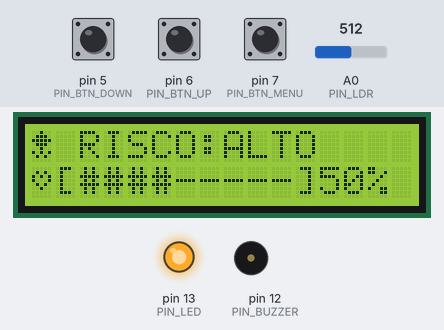
A sketch run on a simulated Arduino Uno, built with avr-gcc and run on an emulated ATmega328P. On the bench: 16×2 character LCD, output pins drawn as LEDs (lit = HIGH), buzzer (waves = sounding). Dashed ring = blinking. The inputs (shaded band) are chosen by the test bench; at power-on: A0 (PIN_LDR) = 512, pin 5 (PIN_BTN_DOWN) HIGH, pin 7 (PIN_BTN_MENU) HIGH, pin 6 (PIN_BTN_UP) HIGH. What the sketch prints to the serial monitor is not drawn.

Above: at 7.2 s.
7.3 s: A0 (PIN_LDR) set to 481
At 9.6 s:
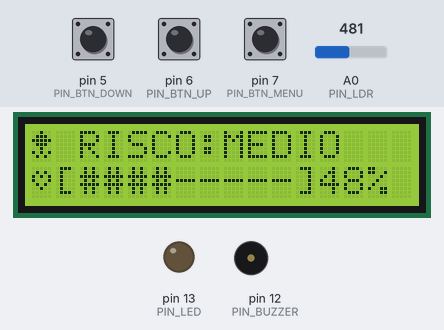
10.2 s: pin 5 (PIN_BTN_DOWN) pulled LOW for 0.15 s
At 11.5 s:
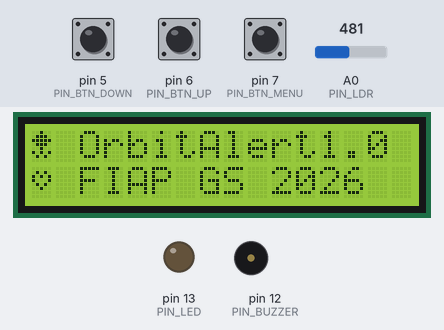
13.3 s: pin 7 (PIN_BTN_MENU) pulled LOW for 3.2 s
At 15.4 s:
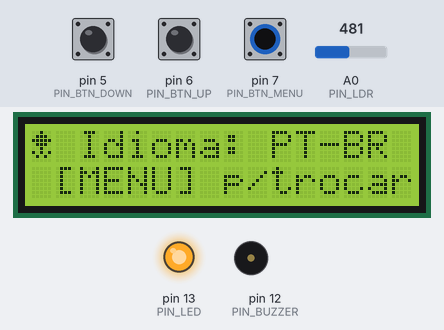
18.0 s: pin 6 (PIN_BTN_UP) pulled LOW for 0.15 s
At 18.5 s:
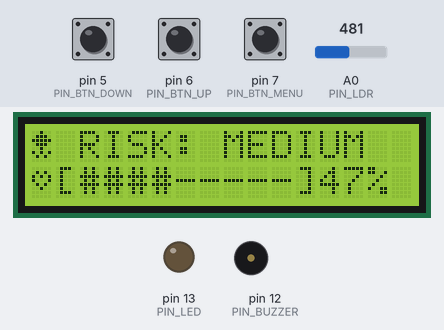
20.7 s: A0 (PIN_LDR) set to 900
At 21.52 s:
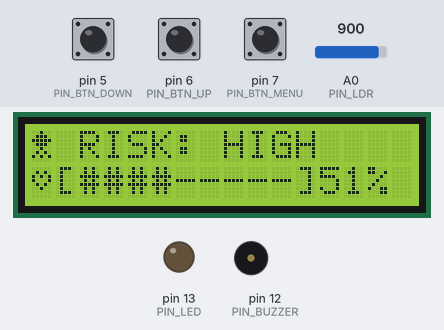
23.1 s: pin 7 (PIN_BTN_MENU) pulled LOW for 0.15 s
At 24.41 s:
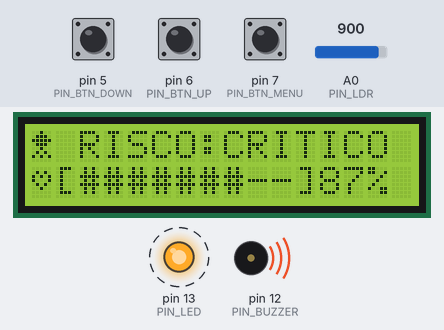
Timing chart, 0 to 26.5 s (numbered marks = the images above; inputs shaded):
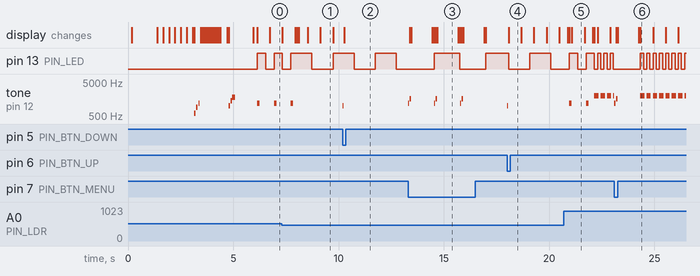

Measured:
- the behaviour switches between 500 and 499 on A0 (PIN_LDR) (found by bisection; images 0 and 1)
- after the input at 7.3 s, tone on pin 12 (PIN_BUZZER): goes on until 7.9 s, then stays silent; the display: first differs from a run without the input after 0.72 s (image 1 shows a later state)
- after the input at 10.2 s, tone on pin 12 (PIN_BUZZER): silent → 1000 Hz at once, → silent 0.04 s later; the display: changes after 0.08 s (image 2)
- after the input at 13.3 s, tone on pin 12 (PIN_BUZZER): silent → 1200 Hz at once, then repeats every 1.2 s: silent 0.02 s, 1600 Hz 0.08 s, silent 1.1 s, 1200 Hz 0.06 s, until it stays silent from 15.9 s; the display: first changes after 0.08 s (image 3 shows a later state)
- after the input at 18.0 s, tone on pin 12 (PIN_BUZZER): silent → 1000 Hz at once, → silent 0.04 s later; the display: changes after 0.08 s (image 4)
- after the input at 20.7 s, tone on pin 12 (PIN_BUZZER): plays 1200 Hz for 0.12 s, 1200 Hz for 0.12 s, 2000 Hz for 0.20 s, 2000 Hz for 0.20 s, 2000 Hz for 0.20 s, 2000 Hz for 0.05 s, starting after 0.25 s; the display: first changes after 0.18 s (image 5 shows a later state)
- after the input at 23.1 s, the display: first changes after 0.08 s (image 6 shows a later state)
- by itself, tone on pin 12 (PIN_BUZZER): plays 600 Hz for 0.06 s, 900 Hz for 0.06 s, 1200 Hz for 0.06 s, 1000 Hz for 0.08 s, 1400 Hz for 0.08 s, 1800 Hz for 0.14 s … (8 notes in this stretch)

The sketch:

OrbitAlert_sketch_4.ino
```cpp
/*
 * ============================================================
 *  OrbitAlert — Edge Computing · Global Solution 2026 · FIAP
 *  Disciplina: Edge Computing & Computer Systems
 *  Aluno: Thiago Kulesza · RM 568922 · Turma 1ESW
 * ============================================================
 *
 *  BASE: CP2 – Vinheria Agnello (Debuggers)
 *
 *  FUNCIONALIDADES:
 *    · Média móvel 10 amostras (LDR + divisor 10kΩ)
 *    · 5 telas navegáveis: UP avança / DOWN volta
 *    · MENU → toggle idioma PT-BR / EN
 *    · EEPROM: salva leitura+nível a cada 60s (circular)
 *    · Animação satélite 2 frames (sem redesenho total)
 *    · 6 chars customizados na CGRAM
 *    · Buzzer: boot melódico, navegação, alertas
 *
 *  PINOS:
 *    A0  → LDR (divisor 10kΩ)        D13 → LED vermelho
 *    D12 → Buzzer passivo             A4  → LCD SDA
 *    A5  → LCD SCL                    D7  → BTN MENU
 *    D6  → BTN UP                     D5  → BTN DOWN
 *
 *  EEPROM (3 bytes/registro, 170 slots, índice em addr 510):
 *    addr+0 → ADC high byte
 *    addr+1 → ADC low byte
 *    addr+2 → nível (0–3)
 *
 *  RISCO (escala Kp/G – NOAA):
 *    ADC   0–249 → BAIXO   G0–G3
 *    ADC 250–499 → MEDIO   G4–G5
 *    ADC 500–749 → ALTO    G6–G7
 *    ADC 750–1023→ CRITICO G8–G9
 * ============================================================
 */

#include <Wire.h>
#include <LiquidCrystal_I2C.h>
#include <EEPROM.h>

// ── Pinos ────────────────────────────────────────────────────
#define PIN_LDR        A0
#define PIN_LED        13
#define PIN_BUZZER     12
#define PIN_BTN_MENU    7
#define PIN_BTN_UP      6
#define PIN_BTN_DOWN    5

// ── LCD I2C ──────────────────────────────────────────────────
LiquidCrystal_I2C lcd(0x27, 16, 2);

// ── Constantes ───────────────────────────────────────────────
#define NUM_AMOSTRAS       10
#define NUM_TELAS           5
#define DEBOUNCE_MS       200
#define INTERVALO_LEITURA 200
#define INTERVALO_EEPROM  60000UL

#define EEP_REG_SIZE        3
#define EEP_MAX_REG       170
#define EEP_IDX_ADDR      510

#define LIMIAR_MEDIO   250
#define LIMIAR_ALTO    500
#define LIMIAR_CRITICO 750

// ── Chars customizados CGRAM ─────────────────────────────────
//  0=Satélite A  1=Satélite B  2=Raio  3=Onda  4=OK  5=Caveira
byte charSat0[8] = { 0b00100,0b01110,0b11111,0b01110,0b00100,0b10101,0b01010,0b00000 };
byte charSat1[8] = { 0b00100,0b01110,0b11111,0b01110,0b00100,0b01010,0b10101,0b00000 };
byte charRaio[8] = { 0b00111,0b01110,0b11100,0b11111,0b00111,0b01110,0b11100,0b00000 };
byte charOnda[8] = { 0b00000,0b01010,0b10101,0b10001,0b01010,0b00100,0b00000,0b00000 };
byte charOK[8]   = { 0b00000,0b00001,0b00011,0b10110,0b11100,0b01000,0b00000,0b00000 };
byte charCav[8]  = { 0b01110,0b11111,0b10101,0b11111,0b01110,0b01110,0b00000,0b00000 };

// ── Temporização por nível [0..3] ────────────────────────────
const unsigned long intervaloLED[] = {    0, 1000,  400,  150 };
const unsigned long intervaloBuz[] = {    0,    0,  800,  300 };
const int           freqBuz[]      = {    0,    0, 1200, 2000 };
const int           duracaoBip[]   = {    0,    0,  120,  200 };

// ── Estado global ────────────────────────────────────────────
int           amostras[NUM_AMOSTRAS];
uint8_t       idxAmostra    = 0;
bool          bufferCheio   = false;
int           leituraMedia  = 0;
uint8_t       nivelAtual    = 0;
int8_t        nivelAnterior = -1;
uint8_t       telaAtual     = 0;
int8_t        telaAnterior  = -1;
bool          idiomaPT      = true;
bool          ledState      = false;
bool          frameSat      = false;
bool          redraw        = false;

unsigned long tLED   = 0, tBuz  = 0, tLeit = 0;
unsigned long tBotao = 0, tSat  = 0, tEEP  = 0;

// ── Protótipos ───────────────────────────────────────────────
void  registrarChars();
void  splash();
void  barraBootAnimada();
int   lerLDR();
uint8_t calcularNivel(int v);
uint8_t calcPct(int adc);
void  imprimePct(uint8_t pct);
void  imprimeADC(int adc);
void  imprimeBarra(int adc, uint8_t segs);
void  atualizarLCD();
void  tela0(); void tela1(); void tela2(); void tela3(); void tela4();
void  animarSatelite();
void  gerenciarLED();
void  gerenciarBuzzer();
void  verificarBotoes();
void  toggleIdioma();
void  salvarEEPROM();
void  flashMemSalva(uint16_t slot);
void  bip(int freq, int dur);
// Imprime string PROGMEM direto no LCD (sem buffer global)
void  lcdF(const __FlashStringHelper* s);

// ── Macros de texto por idioma ────────────────────────────────
// Usa F() — compilador AVR coloca em flash e nunca causa crash
#define TXT(pt, en)  (idiomaPT ? F(pt) : F(en))

// ─────────────────────────────────────────────────────────────
void setup() {
  Serial.begin(9600);
  pinMode(PIN_LED,      OUTPUT); digitalWrite(PIN_LED, LOW);
  pinMode(PIN_BTN_MENU, INPUT_PULLUP);
  pinMode(PIN_BTN_UP,   INPUT_PULLUP);
  pinMode(PIN_BTN_DOWN, INPUT_PULLUP);

  // Pré-preenche buffer com leitura inicial
  int ini = analogRead(PIN_LDR);
  for (uint8_t i = 0; i < NUM_AMOSTRAS; i++) amostras[i] = ini;
  bufferCheio  = true;
  leituraMedia = ini;

  lcd.init();
  lcd.backlight();
  registrarChars();
  splash();

  Serial.println(F("=== OrbitAlert v2.0 ==="));
  Serial.println(F("ADC  | %  | Nivel | Kp  | T | Lang"));
  Serial.println(F("-----|----|----- -|----|---|-----"));
}

// ─────────────────────────────────────────────────────────────
void loop() {
  unsigned long now = millis();

  // 1. Leitura LDR a cada 200ms
  if (now - tLeit >= INTERVALO_LEITURA) {
    tLeit         = now;
    leituraMedia  = lerLDR();
    uint8_t novoNv = calcularNivel(leituraMedia);
    if (novoNv != nivelAtual) { nivelAtual = novoNv; redraw = true; }

    uint8_t pct  = calcPct(leituraMedia);
    uint8_t kp10 = (uint8_t)(((uint32_t)leituraMedia * 90UL) / 1023UL);
    Serial.print(leituraMedia); Serial.print(F(" | "));
    Serial.print(pct);          Serial.print(F("% | "));
    // Nível sem array de ponteiros PROGMEM — switch seguro
    switch (nivelAtual) {
      case 0: Serial.print(idiomaPT ? F("BAIXO  ") : F("LOW    ")); break;
      case 1: Serial.print(idiomaPT ? F("MEDIO  ") : F("MEDIUM ")); break;
      case 2: Serial.print(idiomaPT ? F("ALTO   ") : F("HIGH   ")); break;
      case 3: Serial.print(idiomaPT ? F("CRITICO") : F("CRITIC.")); break;
    }
    Serial.print(F(" | "));
    Serial.print(kp10 / 10); Serial.print('.'); Serial.print(kp10 % 10);
    Serial.print(F(" | ")); Serial.print(telaAtual);
    Serial.print(F(" | ")); Serial.println(idiomaPT ? F("PT") : F("EN"));
  }

  // 2. Botões
  verificarBotoes();

  // 3. Redesenho condicional
  if (redraw || telaAtual != (uint8_t)telaAnterior) {
    atualizarLCD();
    nivelAnterior = nivelAtual;
    telaAnterior  = telaAtual;
    redraw        = false;
  }

  // 4. Animação satélite (só tela 0)
  if (telaAtual == 0) animarSatelite();

  // 5. LED + Buzzer
  gerenciarLED();
  gerenciarBuzzer();

  // 6. EEPROM a cada 60s
  if (now - tEEP >= INTERVALO_EEPROM) { tEEP = now; salvarEEPROM(); }
}

// ─────────────────────────────────────────────────────────────
void registrarChars() {
  lcd.createChar(0, charSat0); lcd.createChar(1, charSat1);
  lcd.createChar(2, charRaio); lcd.createChar(3, charOnda);
  lcd.createChar(4, charOK);   lcd.createChar(5, charCav);
}

// ─────────────────────────────────────────────────────────────
// Splash: identidade → satélite piscando 3x → barra de boot
// ─────────────────────────────────────────────────────────────
void splash() {
  lcd.clear(); registrarChars();
  lcd.setCursor(0,0); lcd.write(byte(0));
  lcd.print(F(" ORBITALERT")); lcd.write(byte(3));
  lcd.setCursor(0,1); lcd.print(F(" FIAP GS26 1ESW "));
  delay(1200);

  for (uint8_t i = 0; i < 3; i++) {
    lcd.setCursor(0,0); lcd.write(byte(1)); delay(280);
    lcd.setCursor(0,0); lcd.write(byte(0)); delay(280);
  }
  barraBootAnimada();
}

void barraBootAnimada() {
  lcd.clear(); registrarChars();
  lcd.setCursor(0,0);
  lcd.print(TXT("Inicializando..","Initializing..."));
  lcd.setCursor(0,1); lcd.print(F("[              ]"));

  bip(600,60); delay(100); bip(900,60); delay(100); bip(1200,60); delay(100);

  for (uint8_t i = 0; i < 14; i++) {
    lcd.setCursor(1+i, 1); lcd.print('#'); delay(70);
  }
  delay(250);

  lcd.clear(); registrarChars();
  lcd.setCursor(0,0); lcd.print(TXT("  Sistema OK!  ","  System  OK!  "));
  lcd.setCursor(0,1); lcd.print(TXT(" Monitorando.. "," Monitoring... "));
  bip(1000,80); delay(90); bip(1400,80); delay(90); bip(1800,140); delay(280);
  delay(700);
  lcd.clear(); registrarChars();
}

// ─────────────────────────────────────────────────────────────
int lerLDR() {
  amostras[idxAmostra] = analogRead(PIN_LDR);
  idxAmostra = (idxAmostra + 1) % NUM_AMOSTRAS;
  if (idxAmostra == 0) bufferCheio = true;
  int total = 0;
  uint8_t n = bufferCheio ? NUM_AMOSTRAS : (idxAmostra > 0 ? idxAmostra : 1);
  for (uint8_t i = 0; i < n; i++) total += amostras[i];
  return total / n;
}

uint8_t calcularNivel(int v) {
  if (v < LIMIAR_MEDIO)   return 0;
  if (v < LIMIAR_ALTO)    return 1;
  if (v < LIMIAR_CRITICO) return 2;
  return 3;
}

uint8_t calcPct(int adc) {
  uint8_t p = (uint8_t)(((uint32_t)adc * 100UL) / 1023UL);
  return p > 100 ? 100 : p;
}

void imprimePct(uint8_t pct) {
  if      (pct < 10)  { lcd.print(' '); lcd.print(pct); lcd.print('%'); }
  else if (pct < 100) { lcd.print(pct); lcd.print('%'); }
  else                { lcd.print(F("MAX")); }
}

void imprimeADC(int adc) {
  if (adc < 1000) lcd.print('0');
  if (adc <  100) lcd.print('0');
  if (adc <   10) lcd.print('0');
  lcd.print(adc);
}

void imprimeBarra(int adc, uint8_t segs) {
  uint8_t cheios = (uint8_t)map(adc, 0, 1023, 0, segs);
  lcd.print('[');
  for (uint8_t i = 0; i < segs; i++) lcd.print(i < cheios ? '#' : '-');
  lcd.print(']');
}

// ─────────────────────────────────────────────────────────────
void atualizarLCD() {
  lcd.clear(); registrarChars();
  switch (telaAtual) {
    case 0: tela0(); break;
    case 1: tela1(); break;
    case 2: tela2(); break;
    case 3: tela3(); break;
    case 4: tela4(); break;
  }
}

// ── TELA 0 — Risco Atual ─────────────────────────────────────
//  [sat] RISCO:CRITICO
//  [ond][#########]98%
void tela0() {
  lcd.setCursor(0,0);
  lcd.write(byte(frameSat ? 1 : 0));
  lcd.print(TXT(" RISCO:"," RISK: "));
  switch (nivelAtual) {
    case 0: lcd.print(TXT("BAIXO  ","LOW    ")); break;
    case 1: lcd.print(TXT("MEDIO  ","MEDIUM ")); break;
    case 2: lcd.print(TXT("ALTO   ","HIGH   ")); break;
    case 3: lcd.print(TXT("CRITICO","CRITIC.")); break;
  }
  lcd.setCursor(0,1);
  lcd.write(byte(3));
  imprimeBarra(leituraMedia, 9);
  imprimePct(calcPct(leituraMedia));
}

// ── TELA 1 — Barra LDR ───────────────────────────────────────
//  [⚡] ADC:0512 ( 50%)
//  [##############]
void tela1() {
  uint8_t pct = calcPct(leituraMedia);
  lcd.setCursor(0,0);
  lcd.write(byte(2));
  lcd.print(TXT(" ADC:"," ADC:"));
  imprimeADC(leituraMedia);
  lcd.print(F(" ("));
  if (pct < 10) lcd.print(' ');
  lcd.print(pct); lcd.print(F("%)"));
  lcd.setCursor(0,1);
  imprimeBarra(leituraMedia, 14);
}

// ── TELA 2 — Índice Kp Simulado ──────────────────────────────
//  [~] Kp: 7.2
//  Escala: G6-G7
void tela2() {
  uint8_t kp10 = (uint8_t)(((uint32_t)leituraMedia * 90UL) / 1023UL);
  lcd.setCursor(0,0);
  lcd.write(byte(3));
  lcd.print(TXT(" Kp: "," Kp: "));
  lcd.print(kp10 / 10); lcd.print('.'); lcd.print(kp10 % 10);
  lcd.print(F("      "));
  lcd.setCursor(0,1);
  lcd.print(TXT("Escala: ","Scale:  "));
  switch (nivelAtual) {
    case 0: lcd.print(F("G0-G3")); break;
    case 1: lcd.print(F("G4-G5")); break;
    case 2: lcd.print(F("G6-G7")); break;
    case 3: lcd.print(F("G8-G9")); break;
  }
}

// ── TELA 3 — Situação contextual ─────────────────────────────
//  SITUACAO: / SITUATION:
//  [ícone] mensagem
void tela3() {
  lcd.setCursor(0,0);
  lcd.print(TXT("  SITUACAO:   ","  SITUATION:  "));
  lcd.setCursor(0,1);
  switch (nivelAtual) {
    case 0: lcd.write(byte(4)); lcd.print(TXT(" Amb. seguro  "," Safe environ.")); break;
    case 1: lcd.write(byte(3)); lcd.print(TXT(" Atv. solar   "," Solar activ. ")); break;
    case 2: lcd.write(byte(2)); lcd.print(TXT(" GPS afetado! "," GPS affected!")); break;
    case 3: lcd.write(byte(5)); lcd.print(TXT(" PERIGO TOTAL!"," TOTAL DANGER!")); break;
  }
}

// ── TELA 4 — Sobre ───────────────────────────────────────────
//  [sat] OrbitAlert1.0
//  [~]   FIAP GS 2026
void tela4() {
  lcd.setCursor(0,0);
  lcd.write(byte(0)); lcd.print(F(" OrbitAlert1.0"));
  lcd.setCursor(0,1);
  lcd.write(byte(3)); lcd.print(F(" FIAP GS 2026 "));
}

// ─────────────────────────────────────────────────────────────
void animarSatelite() {
  if (millis() - tSat < 600) return;
  tSat    = millis();
  frameSat = !frameSat;
  lcd.setCursor(0,0);
  lcd.write(byte(frameSat ? 1 : 0));
}

// ─────────────────────────────────────────────────────────────
// Botões: MENU=toggle idioma | UP=próxima | DOWN=anterior
// ─────────────────────────────────────────────────────────────
void verificarBotoes() {
  if (millis() - tBotao < DEBOUNCE_MS) return;

  if (digitalRead(PIN_BTN_MENU) == LOW) {
    tBotao = millis(); toggleIdioma(); return;
  }
  if (digitalRead(PIN_BTN_UP) == LOW) {
    tBotao = millis();
    telaAtual = (telaAtual + 1) % NUM_TELAS;
    bip(1000, 40); atualizarLCD(); telaAnterior = telaAtual; return;
  }
  if (digitalRead(PIN_BTN_DOWN) == LOW) {
    tBotao = millis();
    telaAtual = (telaAtual - 1 + NUM_TELAS) % NUM_TELAS;
    bip(1000, 40); atualizarLCD(); telaAnterior = telaAtual;
  }
}

// ─────────────────────────────────────────────────────────────
// Toggle PT-BR ↔ EN com feedback 1s no LCD
// ─────────────────────────────────────────────────────────────
void toggleIdioma() {
  idiomaPT = !idiomaPT;
  bip(1200, 60); delay(80); bip(1600, 80);
  lcd.clear(); registrarChars();
  lcd.setCursor(0,0);
  lcd.write(byte(0));
  lcd.print(idiomaPT ? F(" Idioma: PT-BR ") : F(" Language: EN  "));
  lcd.setCursor(0,1);
  lcd.print(idiomaPT ? F(" [MENU] p/trocar") : F(" [MENU] to swap"));
  delay(1000);
  redraw = true;
}

// ─────────────────────────────────────────────────────────────
void gerenciarLED() {
  if (nivelAtual == 0) {
    digitalWrite(PIN_LED, LOW);
    if (ledState) { ledState = false; tLED = millis(); }
    return;
  }
  unsigned long now = millis();
  if (now - tLED >= intervaloLED[nivelAtual]) {
    ledState = !ledState;
    digitalWrite(PIN_LED, ledState ? HIGH : LOW);
    tLED = now;
  }
}

void gerenciarBuzzer() {
  if (nivelAtual <= 1) { noTone(PIN_BUZZER); return; }
  unsigned long now = millis();
  if (now - tBuz >= intervaloBuz[nivelAtual]) {
    tone(PIN_BUZZER, freqBuz[nivelAtual], duracaoBip[nivelAtual]);
    tBuz = now;
  }
}

// ─────────────────────────────────────────────────────────────
// EEPROM — registro circular de 170 slots
// ─────────────────────────────────────────────────────────────
void salvarEEPROM() {
  uint16_t idx;
  EEPROM.get(EEP_IDX_ADDR, idx);
  if (idx >= EEP_MAX_REG) idx = 0;

  uint16_t addr = (uint16_t)idx * EEP_REG_SIZE;
  EEPROM.write(addr,     highByte(leituraMedia));
  EEPROM.write(addr + 1, lowByte(leituraMedia));
  EEPROM.write(addr + 2, nivelAtual);

  idx = (idx + 1) % EEP_MAX_REG;
  EEPROM.put(EEP_IDX_ADDR, idx);

  Serial.print(F("[EEPROM] slot=")); Serial.print(idx);
  Serial.print(F(" adc="));         Serial.print(leituraMedia);
  Serial.print(F(" nivel="));       Serial.println(nivelAtual);

  flashMemSalva(idx);
}

void flashMemSalva(uint16_t slot) {
  lcd.clear(); registrarChars();
  lcd.setCursor(0,0);
  lcd.write(byte(4));
  lcd.print(idiomaPT ? F(" Mem. salva!   ") : F(" Mem. saved!   "));
  lcd.setCursor(0,1);
  lcd.print(F(" slot #")); lcd.print(slot);
  delay(600);
  redraw = true;
}

// ─────────────────────────────────────────────────────────────
void bip(int freq, int dur) { tone(PIN_BUZZER, freq, dur); }
```
